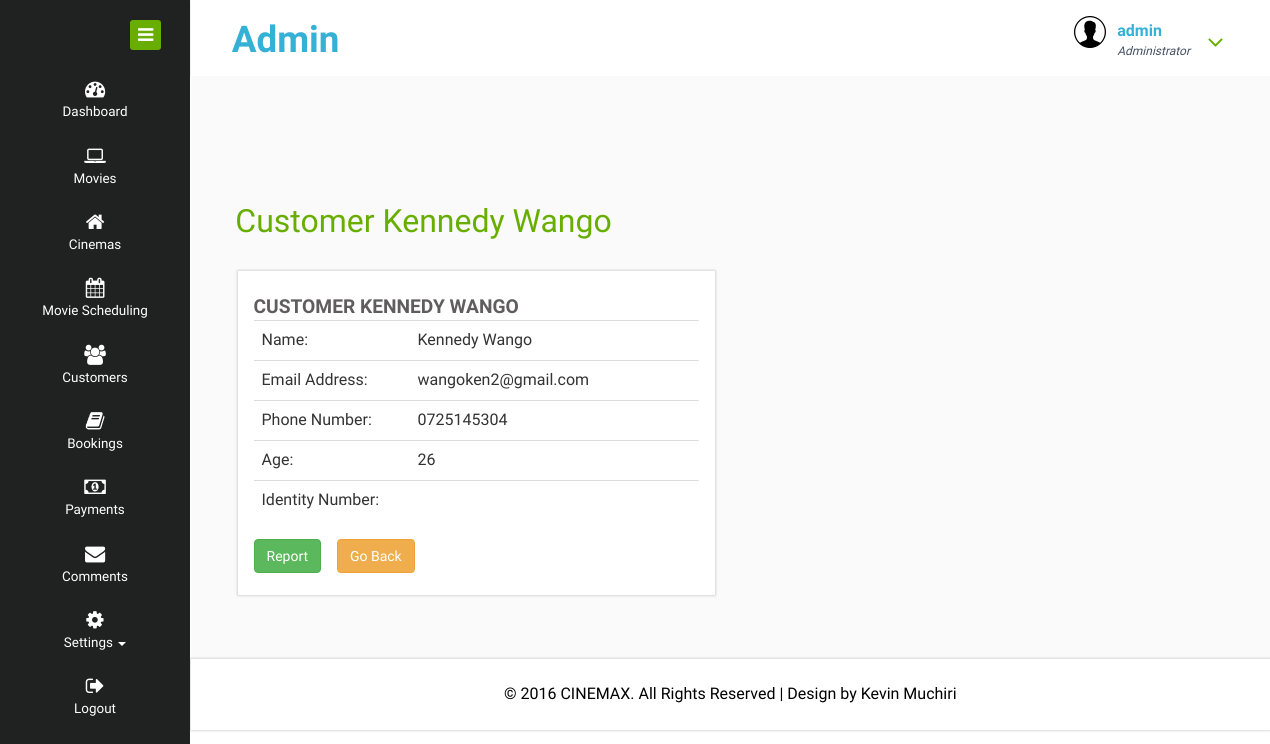
The app's page /admin/view_customer.php?id=1 (signed in) with its own data.
### tables this page shows
CREATE TABLE `booking` (
  `id` int(11) NOT NULL,
  `movie_id` int(11) NOT NULL,
  `cinema_id` int(11) NOT NULL,
  `ticket_no` varchar(255) NOT NULL,
  `date` date NOT NULL,
  `firstname` varchar(100) NOT NULL,
  `lastname` varchar(100) NOT NULL,
  `email` varchar(255) NOT NULL,
  `phone` varchar(20) NOT NULL,
  `age` int(11) NOT NULL,
  `status` int(11) NOT NULL DEFAULT '0',
  `id_number` varchar(10) DEFAULT NULL
);

### admin/view_customer.php (the view, shortened to what this page needs)
<?php
include'db.php';
             $sel = mysqli_query($con,"select * from booking where id='".$_REQUEST['id']."'");
             $row = mysqli_fetch_array($sel,MYSQLI_ASSOC);
             ?>
<!DOCTYPE HTML>
<html>
<head>
<link href="css/bootstrap.css" rel="stylesheet" type="text/css" media="all">
<link href="css/jquery.dataTables.1.10.11.min.css" rel="stylesheet" type="text/css" media="all">
<link href="css/style.css" rel="stylesheet" type="text/css" media="all"/>
<link href="css/font-awesome.css" rel="stylesheet">
</head>
<body>
<div class="page-container">
   <div class="left-content">
	   <div class="mother-grid-inner">
				<?php include'head.php';?>
<div class="inner-block" >
    <div class="product-block ">
    	<div class="pro-head">
    		<h2>Customer <?php echo $row['firstname'].' '.$row['lastname'];?></h2>
    	</div>
      <div class="col-md-6 chit-chat-layer1-left">
               <div class="work-progres">
                            <div class="chit-chat-heading">
                                  Customer <?php echo $row['firstname'].' '.$row['lastname'];?>
                            </div>
                            <div class="row event-agile2">
      <div class="col-lg-12 col-md-12 event-w3ls">
        <div class="table-responsive">
          <table class="table table-hover">
                              <tbody>
                                <tr>
                                  <td width="35%">Name:</td>
                                  <td><?php echo $row['firstname'].' '.$row['lastname']?></td>
                                  </tr>
                              <tr>
                                 <td>Email Address:</td>
                                  <td><?php echo $row['email']?></td> </tr>
                              <tr>
                                 <td>Phone Number:</td>
                                  <td><?php echo $row['phone']?></td> </tr>
                              <tr>
                                 <td>Age:</td>
                                  <td><?php echo $row['age']?></td> </tr>
                              <tr>
                                 <td>Identity Number:</td>
                                  <td><?php echo $row['id_number']?></td> </tr>
                          </tbody>
                      </table>
        </div>
      </div>
    </div>
    <div><a target="blank" class="btn btn-success" href="reportcustomer.php?id=<?php echo $_REQUEST['id'];?>">Report</a>&nbsp;&nbsp;&nbsp;&nbsp;<a class="btn btn-warning" href="customer.php">Go Back</a></div>
             </div>
      </div>
      <div class="clearfix"> </div>
    </div>
</div>
<link rel="stylesheet" type="text/css" href="css/magnific-popup.css">
<?php include'footer.php';?>
</div>
</div>
    <?php include'includes.php';?>
</body>
</html>

### admin/includes.php (style rules this page uses)
a { text-decoration:none }

### records on screen
booking: firstname "Kennedy", lastname "Wango", firstname "KENNEDY", lastname "WANGO", email "wangoken2@gmail.com", phone "0725145304", age "26"

### other values on screen
$_SESSION['manager'] "admin"
